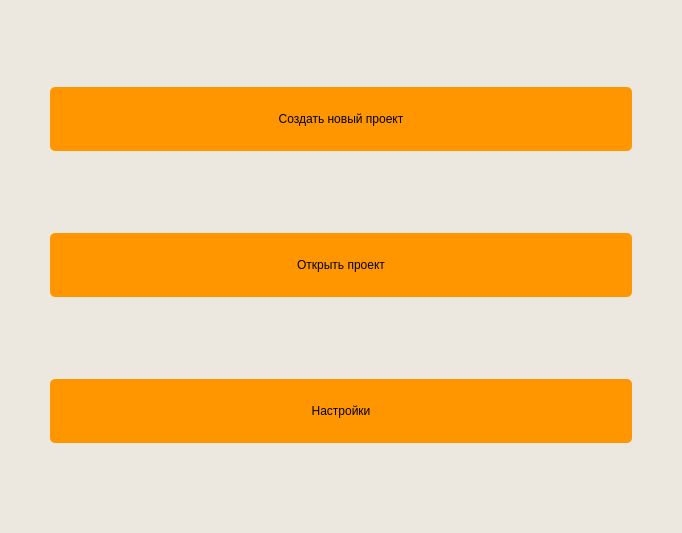
<?xml version="1.0" encoding="UTF-8"?>
<ui version="4.0">
 <class>StartForm</class>
 <widget class="QWidget" name="StartForm">
  <property name="geometry">
   <rect>
    <x>0</x>
    <y>0</y>
    <width>682</width>
    <height>533</height>
   </rect>
  </property>
  <property name="windowTitle">
   <string>Form</string>
  </property>
  <property name="styleSheet">
   <string notr="true">QWidget {
    background-color: rgb(236, 232, 224);
}

QPushButton {
    background-color: rgb(255, 150, 0);

    color: bllack;
    border-radius: 5px;
	padding: 25;
	font: 57 18pt &quot;Sono Medium&quot;;
}

</string>
  </property>
  <layout class="QVBoxLayout" name="verticalLayout">
   <property name="leftMargin">
    <number>50</number>
   </property>
   <property name="rightMargin">
    <number>50</number>
   </property>
   <item>
    <widget class="QPushButton" name="new_project_button">
     <property name="styleSheet">
      <string notr="true"/>
     </property>
     <property name="text">
      <string>Создать новый проект</string>
     </property>
    </widget>
   </item>
   <item>
    <widget class="QPushButton" name="open_project_button">
     <property name="text">
      <string>Открыть проект</string>
     </property>
    </widget>
   </item>
   <item>
    <widget class="QPushButton" name="settings_button">
     <property name="text">
      <string>Настройки</string>
     </property>
    </widget>
   </item>
  </layout>
 </widget>
 <resources/>
 <connections/>
</ui>
